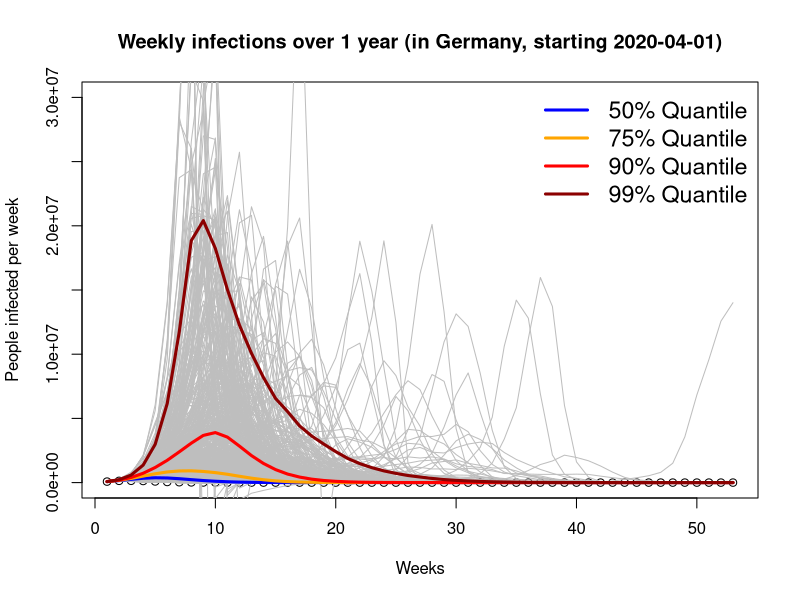
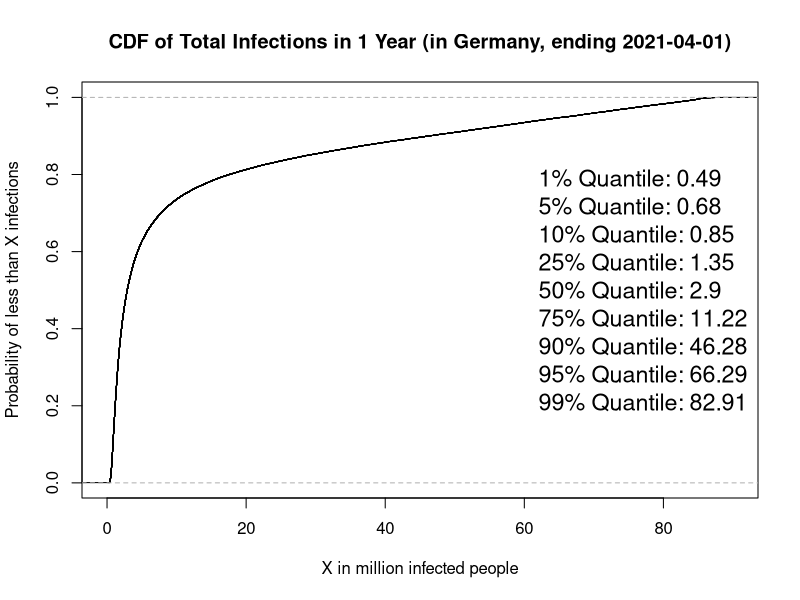

Recreate these plots in R, in order.
# corona model ----
inf.dyn <- function() {
  population <- 85 * 1000 * 1000
  infections.now <- 77776
  horizon <- 52 # in weeks
  R0_start <- 2.5
  trend <- - (2.5-1) / 52 / sample(seq(0.7, 1.3, 1), 1)
  stdev <- 0.15
  base <- rnorm(horizon, trend, stdev) - (1.01)^(seq(1, horizon * sample(c(1,2), 1)/52, length.out= horizon)) + 1
  
  measure.strength <- trend * seq(2,6)
  measure.weeks <- sample(seq(2,8), 1)
  measure <- sample(measure.strength, measure.weeks, replace = TRUE)
  measure <- c(measure, rep(0, horizon - measure.weeks))
  
  change <- exp(base + measure)
  
  # assumption 1: virus has one week to infect other people
  # assumption 2: all R0 infections in first week
  R0 <- R0_start
  y <- c(infections.now)
  for(x in 1:length(change)) {
    infected.lastweek <- tail(y, 1)
    R0 <- R0 * change[x]
    new <- (population - sum(y)) / population * infected.lastweek * R0
    y <- c(y, new)
  }
  
  #y <- log(y)
  return(y)
}
inf.dyn.runner <- function(o) {
  y <- Inf
  while(sum(y) > 1000 * 1000 * 1000) {
    y <- inf.dyn()
  }
  return(y)
}

# simulate for 1 year horizon ----
set.seed(100)

scenarios <- 1000 * 100
system.time(
  ts.infections <- lapply(1:scenarios, inf.dyn.runner)
)
total.infections <- sapply(ts.infections, sum)  / 1000 / 1000

df <- data.frame(do.call(rbind, ts.infections))
f <- function(x) {
  quantile(x, c(0.5, 0.75, 0.9, 0.99))
}
df.quantile <- apply(df, 2, f)

# analyze weekl infetions over 1 year -----
png(file = "corona_pdf.png", bg = "transparent", width = 480 * 1.25, height = 480)

density.cap <- min(30 * 1000 * 1000, max(unlist(ts.infections)))
plot(ts.infections[[1]], type = "b", 
     ylim = c(0, density.cap), xlim = c(1, 53),
     main = "Weekly infections over 1 year (in Germany, starting 2020-04-01)",
     xlab = "Weeks", ylab = "People infected per week")
for(x in 2:min(2000, scenarios)) {
  lines(ts.infections[[x]], col = "grey")
}
lines(df.quantile[1, ], col = "blue", lwd = 3)
lines(df.quantile[2, ], col = "orange", lwd = 3)
lines(df.quantile[3, ], col = "red", lwd = 3)
lines(df.quantile[4, ], col = "darkred", lwd = 3)
legend("topright", bty="n", cex = 1.4, legend = paste0(c(50, 75, 90, 99), "% Quantile"), lty=1, lwd=3, col = c("blue", "orange", "red", "darkred"))

dev.off()

# analye total infetions after 1 year ----
png(file = "corona_cdf.png", bg = "transparent", width = 480 * 1.25, height = 480)

plot.ecdf(total.infections, xlim = c(0, 90), lwd = 1,
          main = "CDF of Total Infections in 1 Year (in Germany, ending 2021-04-01)",
          ylab = "Probability of less than X infections", 
          xlab = "X in million infected people")

qs <- c(0.01, 0.05, 0.1, 0.25, 0.5, 0.75, 0.9, 0.95, 0.99)
q.leg <- round(quantile(total.infections, qs),2)
legend("right", bty="n", cex = 1.4, legend = c(paste(names(q.leg), "Quantile:", q.leg)))


quantile(total.infections, seq(0,1,0.01))
summary(total.infections)

dev.off()
